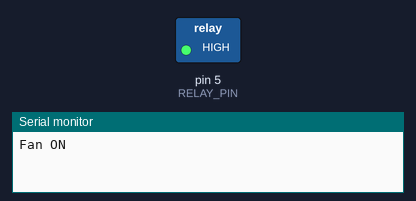
A sketch run on a simulated Arduino Uno, built with avr-gcc and run on an emulated ATmega328P. On the bench: switched loads named in the sketch (green lamp = pin HIGH), the last lines printed to the serial monitor.

Above: at 2.5 s.
At 7.5 s:
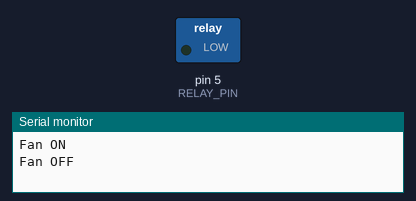
Timing chart, 0 to 13.0 s (numbered marks = the images above):
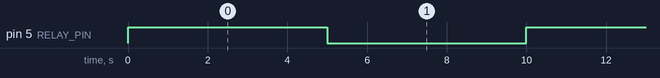

Measured:
- by itself, pin 5 (RELAY_PIN): alternates HIGH for 5.0 s and LOW for 5.0 s

The sketch:

09_RelayControlFan.ino
```cpp
#define RELAY_PIN  5  // GPIO 5핀에 릴레이 연결

void setup() {
  // 시리얼 통신을 시작하여 디버깅 정보를 확인할 수 있도록 설정
  Serial.begin(9600);
  pinMode(RELAY_PIN, OUTPUT); // 릴레이 핀을 출력 모드로 설정
  digitalWrite(RELAY_PIN, LOW); // 시작 시 팬을 끈 상태로 설정 (릴레이를 OFF 상태로 설정)
}

void loop() {
  Serial.println("Fan ON"); // 팬을 켜기 (릴레이 ON)
  digitalWrite(RELAY_PIN, HIGH);  // 릴레이에 신호를 반대로 보내서 팬 ON
  delay(5000);  // 5초 동안 팬 작동


  Serial.println("Fan OFF"); // 팬을 끄기 (릴레이 OFF)
  digitalWrite(RELAY_PIN, LOW);   // 릴레이 신호를 반대로 보내서 팬 OFF
  delay(5000);  // 5초 동안 팬 멈춤
}
```
